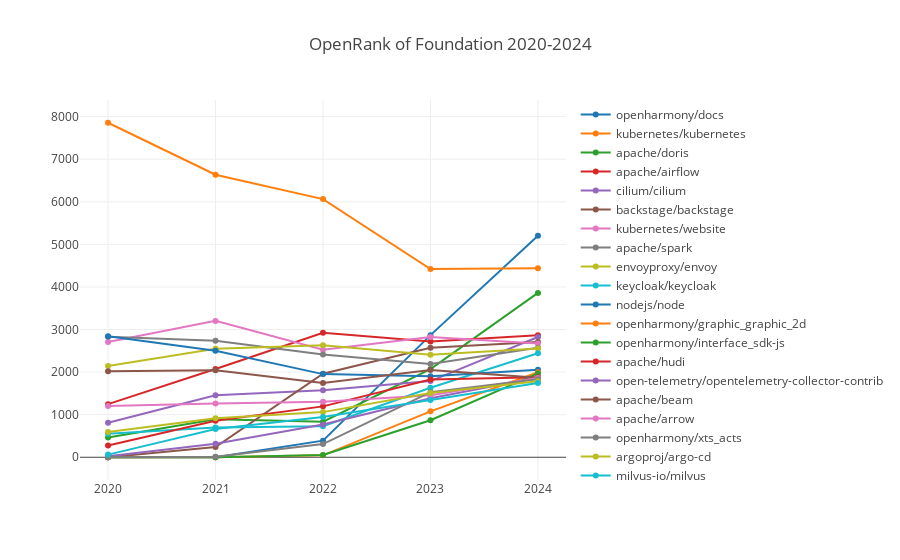

Here is the notebook cell this chart was saved with:
### Markdown cell above
### 全球基金会旗下项目OpenRank Top 10 变化趋势

### Code cell
processFoundationFieldData(['Foundation'], 'Foundation');

### Figure 1 — Plotly figure (JSON) as saved in the notebook; plotly's stock layout.template omitted (floating-point values rounded to 4 significant figures)
{"data": [{"name": "openharmony/docs", "x": [2020, 2021, 2022, 2023, 2024], "y": [0, 0, 389.8, 2868.0, 5203.0]}, {"name": "kubernetes/kubernetes", "x": [2020, 2021, 2022, 2023, 2024], "y": [7857.0, 6635.0, 6063.0, 4422.0, 4442.0]}, {"name": "apache/doris", "x": [2020, 2021, 2022, 2023, 2024], "y": [466.2, 894.8, 835.5, 2069.0, 3861.0]}, {"name": "apache/airflow", "x": [2020, 2021, 2022, 2023, 2024], "y": [1247.0, 2073.0, 2924.0, 2717.0, 2864.0]}, {"name": "cilium/cilium", "x": [2020, 2021, 2022, 2023, 2024], "y": [810.8, 1455.0, 1576.0, 1789.0, 2825.0]}, {"name": "backstage/backstage", "x": [2020, 2021, 2022, 2023, 2024], "y": [0, 238.5, 1961.0, 2571.0, 2706.0]}, {"name": "kubernetes/website", "x": [2020, 2021, 2022, 2023, 2024], "y": [2706.0, 3203.0, 2527.0, 2823.0, 2670.0]}, {"name": "apache/spark", "x": [2020, 2021, 2022, 2023, 2024], "y": [2832.0, 2735.0, 2413.0, 2188.0, 2571.0]}, {"name": "envoyproxy/envoy", "x": [2020, 2021, 2022, 2023, 2024], "y": [2144.0, 2546.0, 2633.0, 2408.0, 2555.0]}, {"name": "keycloak/keycloak", "x": [2020, 2021, 2022, 2023, 2024], "y": [551.4, 697.7, 726.8, 1633.0, 2441.0]}, {"name": "nodejs/node", "x": [2020, 2021, 2022, 2023, 2024], "y": [2840.0, 2500.0, 1953.0, 1902.0, 2057.0]}, {"name": "openharmony/graphic_graphic_2d", "x": [2020, 2021, 2022, 2023, 2024], "y": [0, 0, 44.26, 1078.0, 1996]}, {"name": "openharmony/interface_sdk-js", "x": [2020, 2021, 2022, 2023, 2024], "y": [0, 0, 52.68, 869.6, 1969.0]}, {"name": "apache/hudi", "x": [2020, 2021, 2022, 2023, 2024], "y": [275.6, 858.2, 1195.0, 1828.0, 1877.0]}, {"name": "open-telemetry/opentelemetry-collector-contrib", "x": [2020, 2021, 2022, 2023, 2024], "y": [22.53, 319.0, 768.3, 1388.0, 1870.0]}, {"name": "apache/beam", "x": [2020, 2021, 2022, 2023, 2024], "y": [2019.0, 2044.0, 1743.0, 2049.0, 1868.0]}, {"name": "apache/arrow", "x": [2020, 2021, 2022, 2023, 2024], "y": [1203.0, 1264.0, 1304.0, 1455.0, 1860.0]}, {"name": "openharmony/xts_acts", "x": [2020, 2021, 2022, 2023, 2024], "y": [0, 11.27, 309.2, 1528.0, 1834.0]}, {"name": "argoproj/argo-cd", "x": [2020, 2021, 2022, 2023, 2024], "y": [590.8, 915.9, 1060.0, 1508.0, 1786.0]}, {"name": "milvus-io/milvus", "x": [2020, 2021, 2022, 2023, 2024], "y": [61.86, 663.7, 943.6, 1345.0, 1742.0]}], "layout": {"autosize": true, "title": {"text": "OpenRank of Foundation 2020-2024"}, "xaxis": {"autorange": true, "range": [2020.0, 2024.0], "type": "linear"}, "yaxis": {"autorange": true, "range": [-648.4, 8505.0], "type": "linear"}}}
